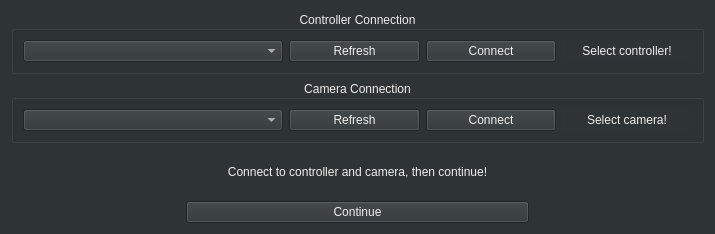
<?xml version="1.0" encoding="UTF-8"?>
<ui version="4.0">
 <class>gWindow</class>
 <widget class="QWidget" name="gWindow">
  <property name="geometry">
   <rect>
    <x>0</x>
    <y>0</y>
    <width>715</width>
    <height>234</height>
   </rect>
  </property>
  <property name="windowTitle">
   <string>Form</string>
  </property>
  <property name="styleSheet">
   <string notr="true">background-color: rgb(46, 52, 54);</string>
  </property>
  <layout class="QGridLayout" name="gridLayout">
   <item row="3" column="0" colspan="4">
    <widget class="QGroupBox" name="camera">
     <property name="styleSheet">
      <string notr="true">color: rgb(238, 238, 236);</string>
     </property>
     <property name="title">
      <string>Camera Connection</string>
     </property>
     <property name="alignment">
      <set>Qt::AlignCenter</set>
     </property>
     <layout class="QGridLayout" name="gridLayout_3">
      <item row="0" column="3">
       <widget class="QPushButton" name="cameraConnect">
        <property name="styleSheet">
         <string notr="true">color: rgb(238, 238, 236);</string>
        </property>
        <property name="text">
         <string>Connect</string>
        </property>
       </widget>
      </item>
      <item row="0" column="4">
       <widget class="QLabel" name="cameraLabel">
        <property name="styleSheet">
         <string notr="true">color: rgb(238, 238, 236);</string>
        </property>
        <property name="text">
         <string>Select camera!</string>
        </property>
        <property name="alignment">
         <set>Qt::AlignCenter</set>
        </property>
       </widget>
      </item>
      <item row="0" column="2">
       <widget class="QPushButton" name="cameraRefresh">
        <property name="styleSheet">
         <string notr="true">color: rgb(238, 238, 236);</string>
        </property>
        <property name="text">
         <string>Refresh</string>
        </property>
       </widget>
      </item>
      <item row="0" column="0" colspan="2">
       <widget class="QComboBox" name="cameraList">
        <property name="sizePolicy">
         <sizepolicy hsizetype="Fixed" vsizetype="Fixed">
          <horstretch>0</horstretch>
          <verstretch>0</verstretch>
         </sizepolicy>
        </property>
        <property name="maximumSize">
         <size>
          <width>260</width>
          <height>16777215</height>
         </size>
        </property>
        <property name="styleSheet">
         <string notr="true">color: rgb(238, 238, 236);</string>
        </property>
       </widget>
      </item>
     </layout>
    </widget>
   </item>
   <item row="4" column="1" colspan="2">
    <widget class="QLabel" name="statusLabel">
     <property name="styleSheet">
      <string notr="true">color: rgb(238, 238, 236);</string>
     </property>
     <property name="text">
      <string>Connect to controller and camera, then continue!</string>
     </property>
     <property name="alignment">
      <set>Qt::AlignCenter</set>
     </property>
    </widget>
   </item>
   <item row="1" column="0" colspan="4">
    <widget class="QGroupBox" name="controller">
     <property name="styleSheet">
      <string notr="true">color: rgb(238, 238, 236);</string>
     </property>
     <property name="title">
      <string>Controller Connection</string>
     </property>
     <property name="alignment">
      <set>Qt::AlignCenter</set>
     </property>
     <layout class="QGridLayout" name="gridLayout_2">
      <item row="0" column="4">
       <widget class="QLabel" name="controllerLabel">
        <property name="styleSheet">
         <string notr="true">color: rgb(238, 238, 236);</string>
        </property>
        <property name="text">
         <string>Select controller!</string>
        </property>
        <property name="alignment">
         <set>Qt::AlignCenter</set>
        </property>
       </widget>
      </item>
      <item row="0" column="0" colspan="2">
       <widget class="QComboBox" name="controllerList">
        <property name="sizePolicy">
         <sizepolicy hsizetype="Fixed" vsizetype="Fixed">
          <horstretch>0</horstretch>
          <verstretch>0</verstretch>
         </sizepolicy>
        </property>
        <property name="maximumSize">
         <size>
          <width>260</width>
          <height>16777215</height>
         </size>
        </property>
        <property name="styleSheet">
         <string notr="true">color: rgb(238, 238, 236);</string>
        </property>
       </widget>
      </item>
      <item row="0" column="3">
       <widget class="QPushButton" name="controllerConnect">
        <property name="styleSheet">
         <string notr="true">color: rgb(238, 238, 236);</string>
        </property>
        <property name="text">
         <string>Connect</string>
        </property>
       </widget>
      </item>
      <item row="0" column="2">
       <widget class="QPushButton" name="controllerRefresh">
        <property name="styleSheet">
         <string notr="true">color: rgb(238, 238, 236);</string>
        </property>
        <property name="text">
         <string>Refresh</string>
        </property>
       </widget>
      </item>
     </layout>
    </widget>
   </item>
   <item row="5" column="1" colspan="2">
    <widget class="QPushButton" name="continueButton">
     <property name="styleSheet">
      <string notr="true">color: rgb(238, 238, 236);</string>
     </property>
     <property name="text">
      <string>Continue</string>
     </property>
    </widget>
   </item>
  </layout>
 </widget>
 <resources/>
 <connections/>
</ui>
